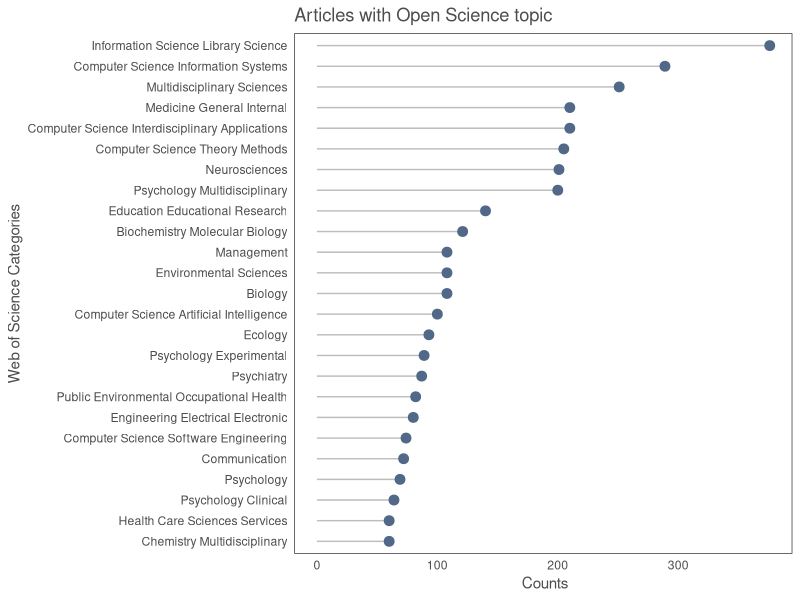
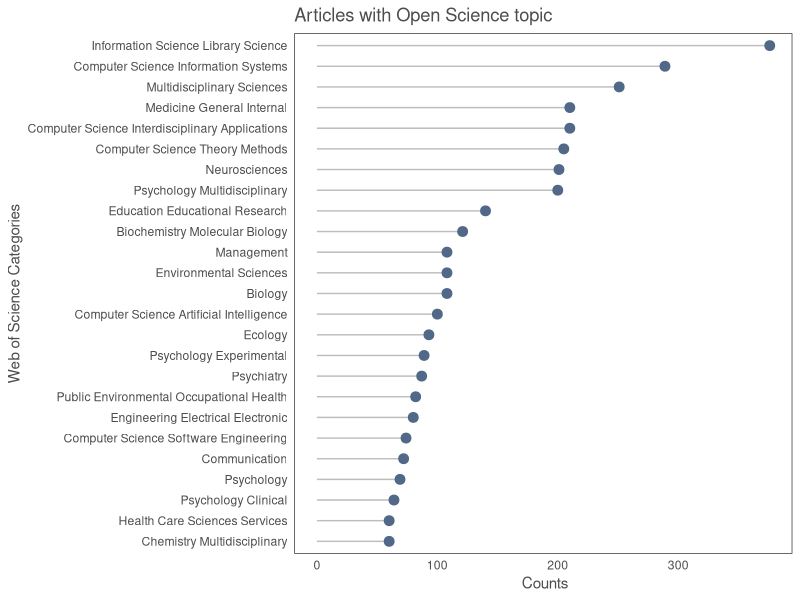

Recreate these plots in R, in order.

## ---------------------------
##
## Script name: 
##
## Topic:
##
## Author: Sebastian Hanika
##
## Date Created: 2022-10-24
##
## ---------------------------
##
## Notes:
##   
##
## ---------------------------

## set working directory for to current folder

setwd(dirname(rstudioapi::getActiveDocumentContext()))


# Libraries ---------------------------------------------------------------

library(tidyverse)

# load data ---------------------------------------------------------------

# Download data from webofscience.com using the search term "open science"
# click on 'analyize results' and then 'download data table' (All data rows)

wos.data <- read.delim(file = "analyze.txt")
wos.data <- head(wos.data, -1 )

# set column names
colnames(wos.data) <- c("categ", "count", "per")

# filter for top 25 categories by count
wos.data.filt <- head(wos.data[order(wos.data$count, decreasing = TRUE), ], 25)


# Plot data ---------------------------------------------------------------

# Ordered lollipop chart
wos.data.filt %>% 
  ggplot(aes(x = categ, y = count)) +
  geom_segment(aes(x = reorder(categ,count), xend = reorder(categ,count),
                   y = 0, yend = count), 
               color="grey") +
  geom_point(color="#516888", size=3) +
  coord_flip() + 
  labs(title = "Articles with Open Science topic",
       x = "Web of Science Categories",
       y = " Counts") +
  theme_bw() + 
  theme(panel.grid = element_blank(),
        axis.ticks = element_blank(),
        axis.text = element_text(color = "grey30"),
        text = element_text(color = "grey30"))


ggsave("plot_wos.png")  
